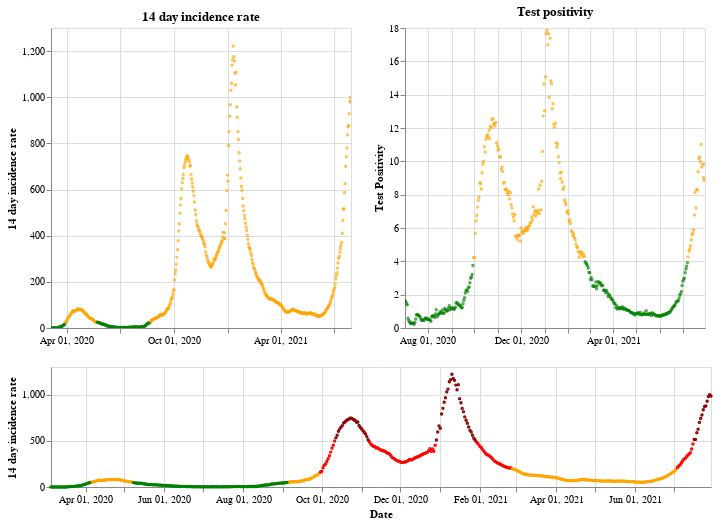

Source (notebook cell):
### Markdown cell above
## Northern Ireland

### Code cell
plot_traffic_light('Northern Ireland')

### Figure 1 — Vega-Lite specification as saved in the notebook (floating-point values rounded to 4 significant figures; data arrays with more than 128 entries replaced by an {"elided": "..."} marker saying what was removed)
{"config": {"view": {"continuousWidth": 400, "continuousHeight": 300}}, "vconcat": [{"hconcat": [{"mark": {"type": "point", "size": 2}, "encoding": {"color": {"condition": {"value": "green", "test": "(datum.twoWeeklyCasesRate <= 25)"}, "value": "orange"}, "tooltip": [{"type": "nominal", "field": "areaName"}, {"type": "temporal", "field": "date"}, {"type": "quantitative", "field": "twoWeeklyCasesRate"}, {"type": "quantitative", "field": "testPositivity"}], "x": {"type": "temporal", "axis": {"title": ""}, "field": "date", "scale": {"domain": {"selection": "DateBrush"}}, "timeUnit": "yearmonthdate"}, "y": {"type": "quantitative", "axis": {"title": "14 day incidence rate"}, "field": "twoWeeklyCasesRate"}}, "title": "14 day incidence rate", "width": 300}, {"mark": {"type": "point", "size": 2}, "encoding": {"color": {"condition": {"value": "green", "test": "(datum.testPositivity <= 4)"}, "value": "orange"}, "tooltip": [{"type": "nominal", "field": "areaName"}, {"type": "temporal", "field": "date"}, {"type": "quantitative", "field": "twoWeeklyCasesRate"}, {"type": "quantitative", "field": "testPositivity"}], "x": {"type": "temporal", "axis": {"title": ""}, "field": "date", "scale": {"domain": {"selection": "DateBrush"}}, "timeUnit": "yearmonthdate"}, "y": {"type": "quantitative", "axis": {"title": "Test Positivity"}, "field": "testPositivity"}}, "title": "Test positivity", "width": 300}]}, {"layer": [{"mark": {"type": "point", "size": 2}, "encoding": {"color": {"condition": {"value": "orange", "test": "(((datum.testPositivity < 4) && (datum.twoWeeklyCasesRate >= 50)) && (datum.twoWeeklyCasesRate < 200))"}, "value": "red"}, "opacity": {"condition": {"value": 1, "test": "((datum.twoWeeklyCasesRate >= 50) && (datum.twoWeeklyCasesRate < 500))"}, "value": 0}, "tooltip": [{"type": "nominal", "field": "areaName"}, {"type": "temporal", "field": "date"}, {"type": "quantitative", "field": "twoWeeklyCasesRate"}, {"type": "quantitative", "field": "testPositivity"}], "x": {"type": "temporal", "axis": {"title": "Date"}, "field": "date", "timeUnit": "yearmonthdate"}, "y": {"type": "quantitative", "axis": {"title": "14 day incidence rate"}, "field": "twoWeeklyCasesRate"}}, "selection": {"DateBrush": {"type": "interval", "encodings": ["x"], "fields": ["Time"]}}}, {"mark": {"type": "point", "size": 2}, "encoding": {"color": {"value": "darkred"}, "opacity": {"condition": {"value": 1, "test": "(datum.twoWeeklyCasesRate >= 500)"}, "value": 0}, "tooltip": [{"type": "nominal", "field": "areaName"}, {"type": "temporal", "field": "date"}, {"type": "quantitative", "field": "twoWeeklyCasesRate"}, {"type": "quantitative", "field": "testPositivity"}], "x": {"type": "temporal", "axis": {"title": "Date"}, "field": "date", "timeUnit": "yearmonthdate"}, "y": {"type": "quantitative", "axis": {"title": "14 day incidence rate"}, "field": "twoWeeklyCasesRate"}}}, {"mark": {"type": "point", "size": 2}, "encoding": {"color": {"condition": {"value": "green", "test": "((datum.testPositivity < 4) && (datum.twoWeeklyCasesRate < 50))"}, "value": "orange"}, "opacity": {"condition": {"value": 1, "test": "(datum.twoWeeklyCasesRate < 50)"}, "value": 0}, "tooltip": [{"type": "nominal", "field": "areaName"}, {"type": "temporal", "field": "date"}, {"type": "quantitative", "field": "twoWeeklyCasesRate"}, {"type": "quantitative", "field": "testPositivity"}], "x": {"type": "temporal", "axis": {"title": "Date"}, "field": "date", "timeUnit": "yearmonthdate"}, "y": {"type": "quantitative", "axis": {"title": "14 day incidence rate"}, "field": "twoWeeklyCasesRate"}}}], "height": 120, "width": 660}], "data": {"name": "data-9bd877c3935a5ac4e6b924c4ff8e9e6c"}, "$schema": "https://vega.github.io/schema/vega-lite/v4.8.1.json", "datasets": {"data-9bd877c3935a5ac4e6b924c4ff8e9e6c": {"elided": "513 records"}}}
